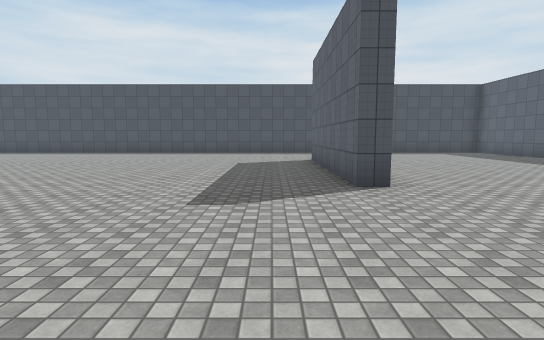
View 1 (above)

19 first-person views from a walk through a Unity game level. The camera is 1.5 m above the floor, tilts 6° down and sees 80° across. The floor is counted in squares, 2 m on a side. Each view is taken from the middle of a square. On the plan, view 1 faces up. The plan holds only what a view shows up to about 11 squares ahead; the rest is blank. The place goes on beyond the plan. The player is left out. Some surface patterns are stand-ins.

View 2
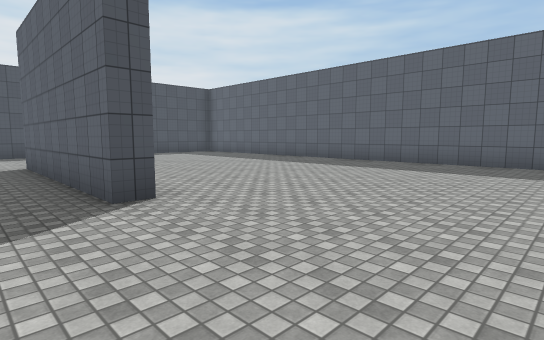

View 3
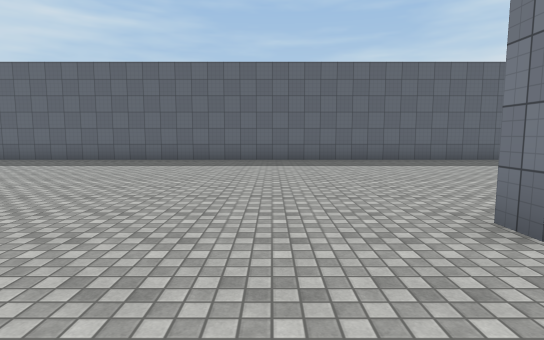

View 4
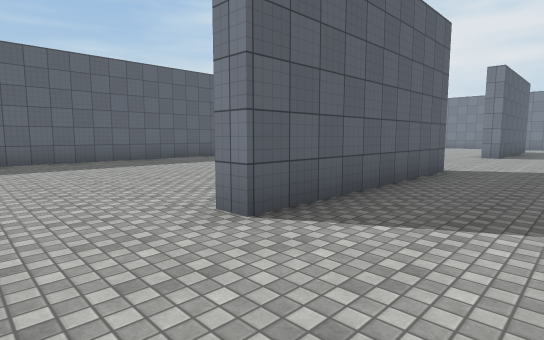

View 5
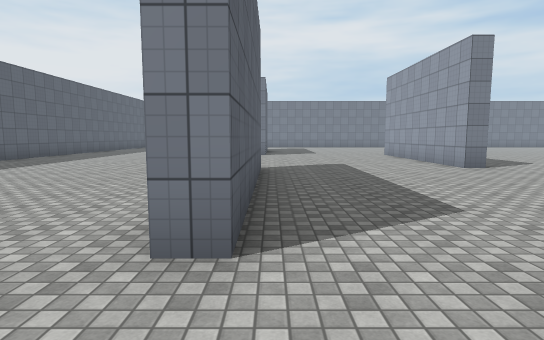

View 6
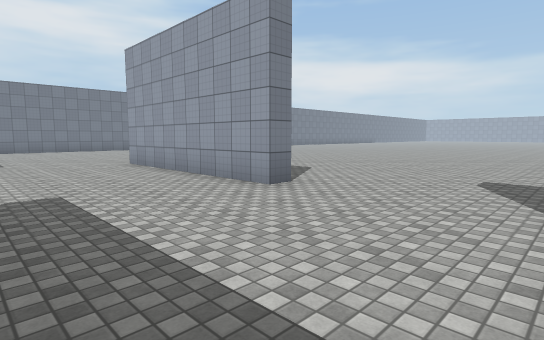

View 7
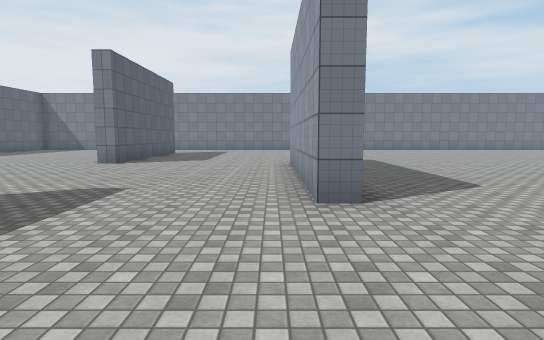

View 8
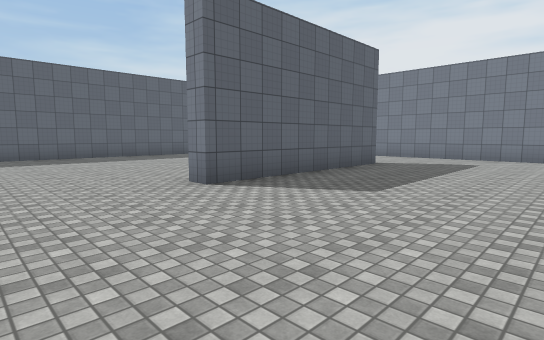

View 9
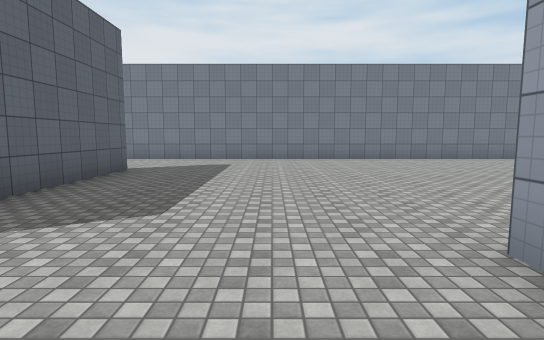

View 10
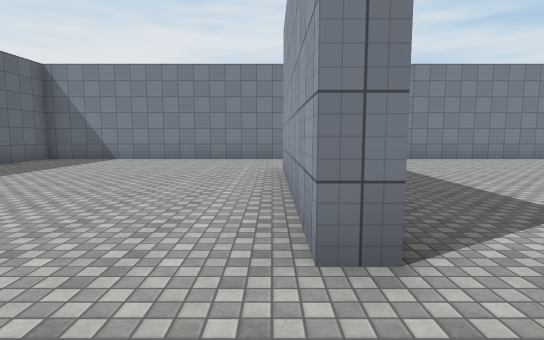

View 11
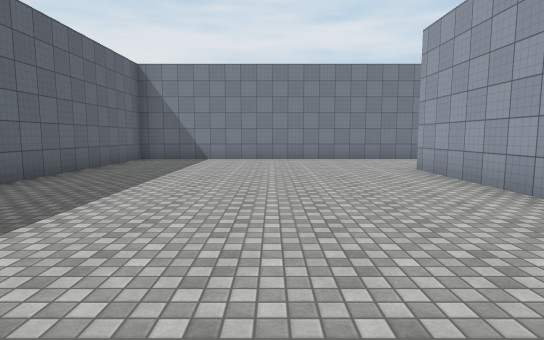

View 12
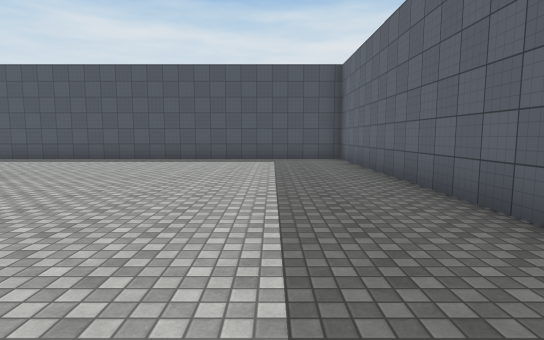

View 13
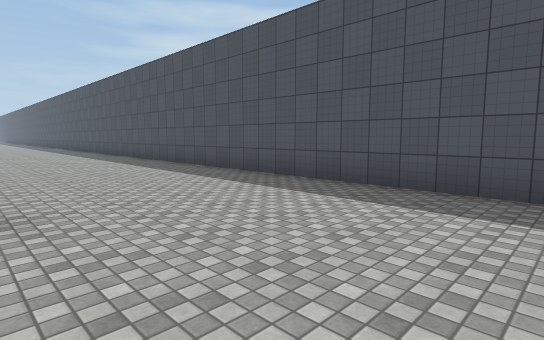

View 14
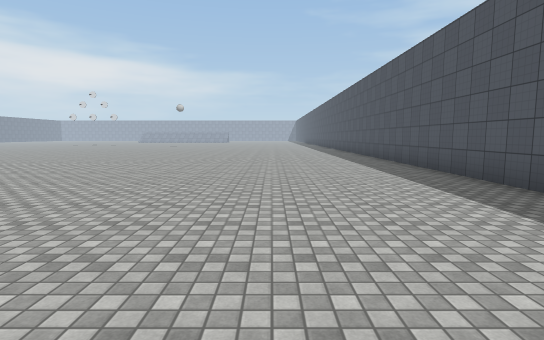

View 15
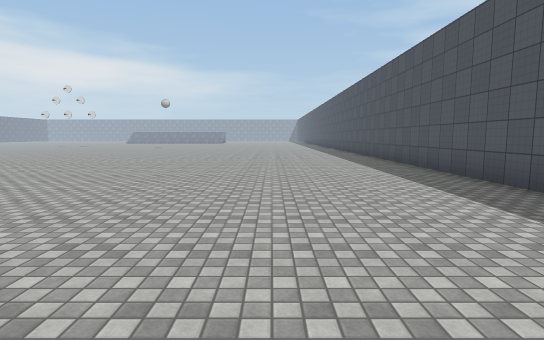

View 16
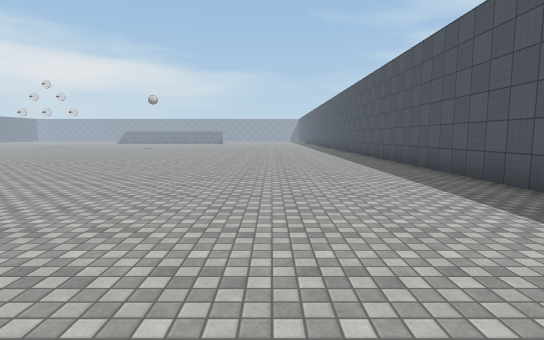

View 17
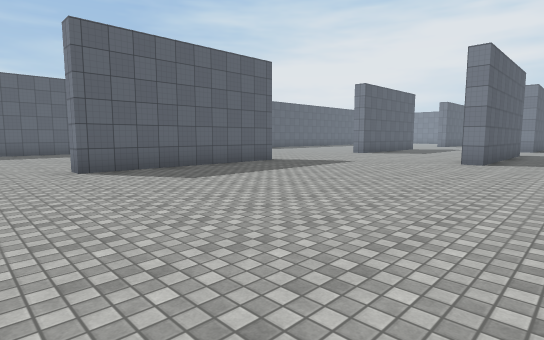

View 18
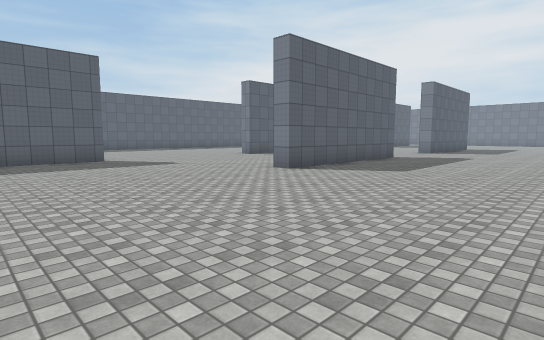

View 19
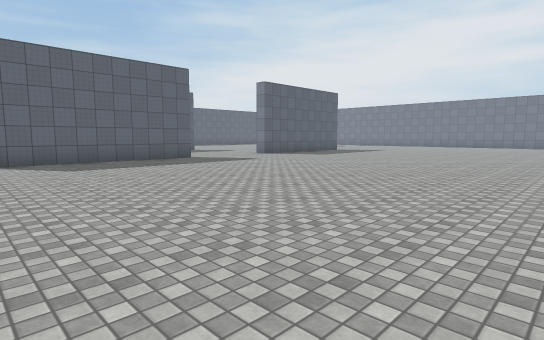

### Floor plan
Points are (right, up) in squares from view 1. A wall is a line through its corners. A room is listed if a view was taken in it or the views show most of it. See-through windows are left out.
Room 1 (views 1, 2, 3, 4, 5, 6, 7, 8, 9, 10, 11, 12, 13, 14, 15, 16, 17, 18, 19)
walls: (-4, -2.8) (-4, 2.4) (-3.5, 2.4); (-4.1, -6.6) (-3.5, -6.6) (-3.5, -12); (1.2, -6.4) (1.2, -0.9) (1.8, -0.9); (1.9, 4.7) (1.2, 4.7) (1.2, 10.2) (1.8, 10.2); (9.2, -6.2) (9.2, 14.6) (-16.1, 14.6); (1.2, -17.4) (1.2, -11.8) (1.7, -11.8) (1.7, -17.2); (9.2, -12.5) (9.2, -8.7); (-10, -20.5) (9.2, -20.5) (9.2, -15)

Where each view was taken, in squares from view 1:
view 1: 0 up, 0 right, facing up
view 2: 1 up, 0 right, facing up-right
view 3: 1 up, 1 left, facing right
view 4: 1 up, 1 left, facing down-right
view 5: 1 up, 1 right, facing down
view 6: 3 down, 0 right, facing down-left
view 7: 3 down, 3 left, facing down
view 8: 9 down, 3 left, facing down-right
view 9: 10 down, 2 left, facing down
view 10: 10 down, 2 right, facing down
view 11: 10 down, 5 right, facing down
view 12: 4 up, 7 right, facing up
view 13: 10 up, 5 right, facing up-left
view 14: 11 up, 0 right, facing left
view 15: 11 up, 3 left, facing left
view 16: 11 up, 5 left, facing left
view 17: 12 up, 6 left, facing down-right
view 18: 8 up, 9 left, facing down-right
view 19: 3 up, 14 left, facing down-right
